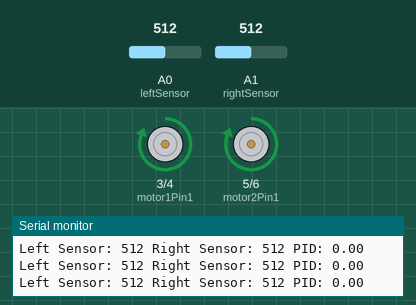
Bench run of a sketch on a simulated Arduino Uno, built with avr-gcc and run on an emulated ATmega328P. On the bench: motor-driver pin pairs drawn as motors (green arrow = first pin HIGH = forward, orange = second pin HIGH = backward, longer = more drive), the last lines printed to the serial monitor. Inputs (shaded band) come from the test bench; at power-on: A0 (leftSensor) = 512, A1 (rightSensor) = 512.

Above: at 1.2 s.
1.3 s: A0 (leftSensor) set to 487
At 1.61 s:
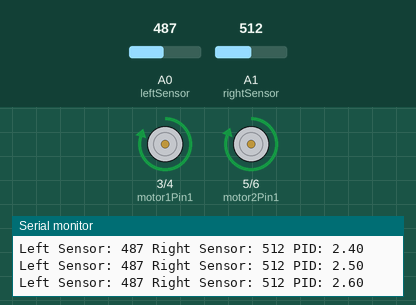
4.3 s: A1 (rightSensor) set to 489
7.3 s: A0 (leftSensor) set to 1023
At 7.53 s:
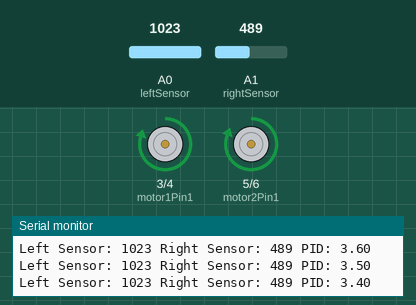
10.3 s: A1 (rightSensor) set to 981
At 10.8 s:
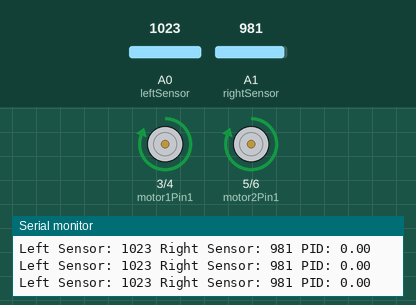
13.3 s: A1 (rightSensor) set to 1008
16.3 s: A0 (leftSensor) set to 490
At 47.5 s:
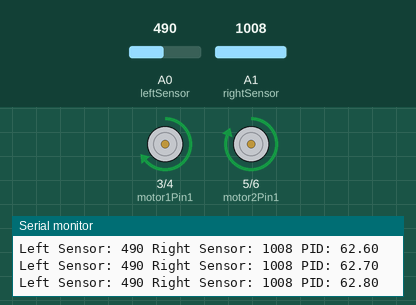
Timing chart, 0 to 49.1 s (numbered marks = the images above; inputs shaded):
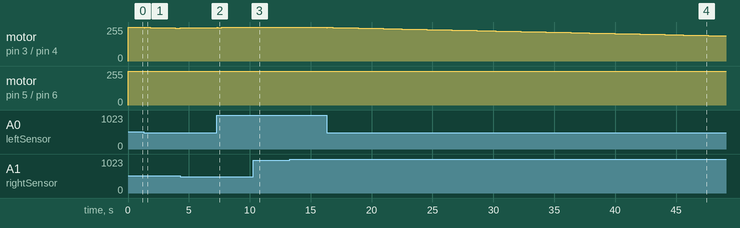

The sketch:

Auto_robot.ino
```cpp
// Motor control pins
#define motor1Pin1 3
#define motor1Pin2 4
#define motor2Pin1 5
#define motor2Pin2 6

// IR sensor pins
#define leftSensor A0
#define rightSensor A1

// Motor speed (PWM)
#define maxSpeed 255
#define minSpeed 100

// PID control variables
float Kp = 2.0;  // Proportional gain
float Ki = 0.1;  // Integral gain
float Kd = 1.0;  // Derivative gain

float previousError = 0;
float integral = 0;
float error = 0;
float pidValue = 0;

// Setpoint (center of the line)
float setPoint = 0;

// Last sensor readings
int leftReading = 0;
int rightReading = 0;

void setup() {
  // Set motor pins as outputs
  pinMode(motor1Pin1, OUTPUT);
  pinMode(motor1Pin2, OUTPUT);
  pinMode(motor2Pin1, OUTPUT);
  pinMode(motor2Pin2, OUTPUT);

  // Set IR sensor pins as inputs
  pinMode(leftSensor, INPUT);
  pinMode(rightSensor, INPUT);

  Serial.begin(9600);  // For debugging
}

void loop() {
  // Read the sensors
  leftReading = analogRead(leftSensor);
  rightReading = analogRead(rightSensor);

  // Convert the readings to either 0 (no line) or 1 (line detected)
  int left = (leftReading < 500) ? 1 : 0;  // Line detected on left
  int right = (rightReading < 500) ? 1 : 0; // Line detected on right

  // Calculate error based on sensor readings
  // Setpoint is the middle of the robot (center of the line)
  error = left - right;  // 1 if the left sensor detects the line, -1 if right does

  // Calculate integral and derivative for PID
  integral += error;
  float derivative = error - previousError;

  // Calculate PID output
  pidValue = Kp * error + Ki * integral + Kd * derivative;

  // Adjust motor speeds based on PID value
  int leftSpeed = maxSpeed - pidValue;
  int rightSpeed = maxSpeed + pidValue;

  // Ensure speeds are within range
  leftSpeed = constrain(leftSpeed, minSpeed, maxSpeed);
  rightSpeed = constrain(rightSpeed, minSpeed, maxSpeed);

  // Apply motor speeds
  moveMotors(leftSpeed, rightSpeed);

  // Store previous error for next iteration
  previousError = error;

  // Debugging (optional)
  Serial.print("Left Sensor: ");
  Serial.print(leftReading);
  Serial.print(" Right Sensor: ");
  Serial.print(rightReading);
  Serial.print(" PID: ");
  Serial.println(pidValue);

  delay(50);  // Small delay for stability
}

// Function to control the motors based on speeds
void moveMotors(int leftSpeed, int rightSpeed) {
  // Left motor control
  if (leftSpeed > 0) {
    analogWrite(motor1Pin1, leftSpeed);
    analogWrite(motor1Pin2, 0);
  } else {
    analogWrite(motor1Pin1, 0);
    analogWrite(motor1Pin2, -leftSpeed);
  }

  // Right motor control
  if (rightSpeed > 0) {
    analogWrite(motor2Pin1, rightSpeed);
    analogWrite(motor2Pin2, 0);
  } else {
    analogWrite(motor2Pin1, 0);
    analogWrite(motor2Pin2, -rightSpeed);
  }
}
```

Measured:
- after the input at 1.3 s, motor on pin 3 (motor1Pin1) / pin 4 (motor1Pin2): moves from forward 255/255 to forward 247/255 over 2.6 s, starting at once
- after the input at 7.3 s, motor on pin 3 (motor1Pin1) / pin 4 (motor1Pin2): moves from forward 249/255 to forward 255/255 over 1.9 s, starting at once; motor on pin 5 (motor2Pin1) / pin 6 (motor2Pin2): forward 255/255 → forward 254/255 after 2.0 s, → forward 253/255 0.51 s later
- after the input at 10.3 s, motor on pin 3 (motor1Pin1) / pin 4 (motor1Pin2): forward 255/255 → forward 254/255 at once, → forward 255/255 0.05 s later
